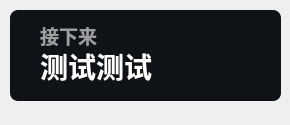
<?xml version="1.0" encoding="UTF-8"?>
<ui version="4.0">
 <class>Theme</class>
 <widget class="QWidget" name="Form">
  <property name="geometry">
   <rect>
    <x>0</x>
    <y>0</y>
    <width>290</width>
    <height>125</height>
   </rect>
  </property>
  <property name="minimumSize">
   <size>
    <width>0</width>
    <height>100</height>
   </size>
  </property>
  <property name="maximumSize">
   <size>
    <width>16777215</width>
    <height>65536</height>
   </size>
  </property>
  <property name="windowTitle">
   <string>更多活动</string>
  </property>
  <widget class="QLabel" name="next_subtitle">
   <property name="geometry">
    <rect>
     <x>40</x>
     <y>20</y>
     <width>211</width>
     <height>31</height>
    </rect>
   </property>
   <property name="font">
    <font>
     <family>Microsoft YaHei UI</family>
     <pointsize>14</pointsize>
     <weight>75</weight>
     <bold>true</bold>
    </font>
   </property>
   <property name="styleSheet">
    <string notr="true">color: rgba(255, 255, 255, 150);
font-weight: bold;</string>
   </property>
   <property name="text">
    <string>接下来</string>
   </property>
   <property name="textFormat">
    <enum>Qt::PlainText</enum>
   </property>
   <property name="alignment">
    <set>Qt::AlignLeading|Qt::AlignLeft|Qt::AlignVCenter</set>
   </property>
  </widget>
  <widget class="QLabel" name="next_lesson_text">
   <property name="geometry">
    <rect>
     <x>40</x>
     <y>40</y>
     <width>221</width>
     <height>51</height>
    </rect>
   </property>
   <property name="font">
    <font>
     <family>Microsoft YaHei UI</family>
     <pointsize>21</pointsize>
     <weight>75</weight>
     <bold>true</bold>
    </font>
   </property>
   <property name="styleSheet">
    <string notr="true">border: none;
color: rgba(255, 255, 255, 255);
font-weight: bold</string>
   </property>
   <property name="text">
    <string>测试测试</string>
   </property>
   <property name="textFormat">
    <enum>Qt::PlainText</enum>
   </property>
   <property name="alignment">
    <set>Qt::AlignLeading|Qt::AlignLeft|Qt::AlignVCenter</set>
   </property>
  </widget>
  <widget class="QLabel" name="backgnd">
   <property name="geometry">
    <rect>
     <x>10</x>
     <y>10</y>
     <width>271</width>
     <height>91</height>
    </rect>
   </property>
   <property name="styleSheet">
    <string notr="true">background-color: rgba(15, 18, 22, 255);
border-radius: 8px</string>
   </property>
   <property name="text">
    <string/>
   </property>
  </widget>
  <zorder>backgnd</zorder>
  <zorder>next_subtitle</zorder>
  <zorder>next_lesson_text</zorder>
 </widget>
 <resources/>
 <connections/>
</ui>
